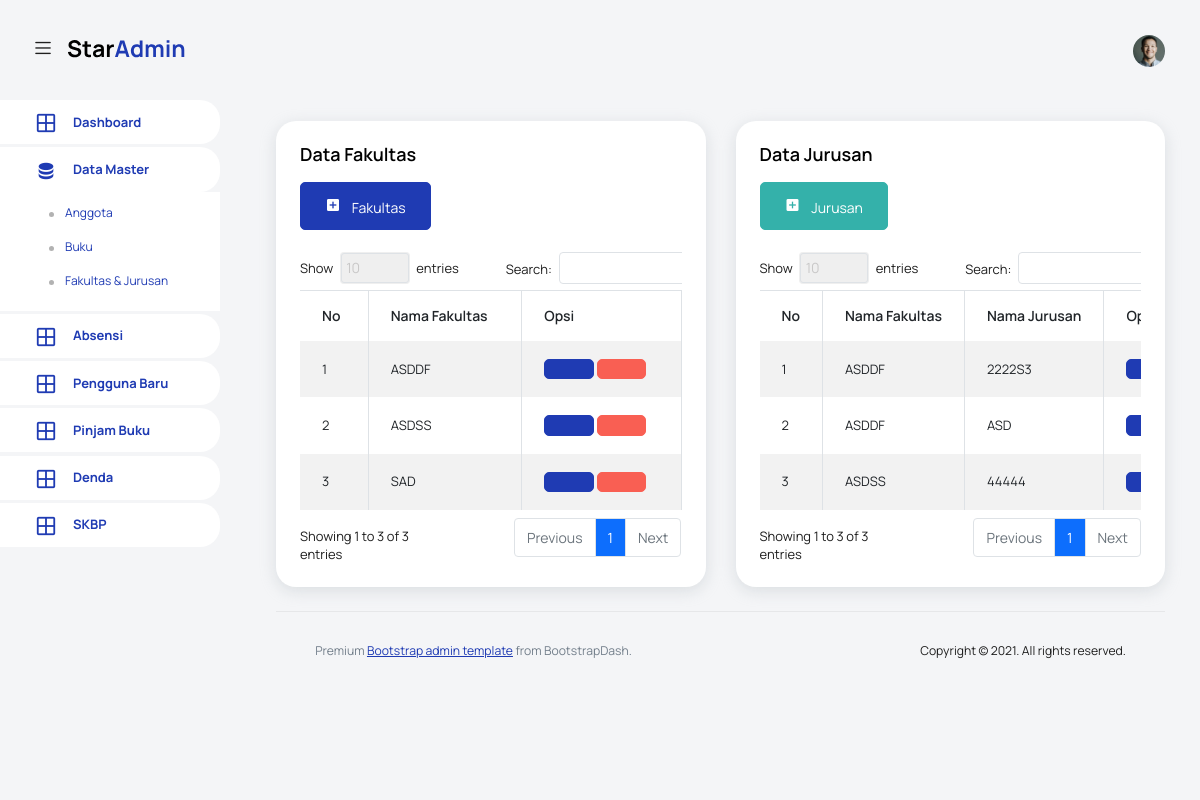
The page /pages/fakultas/index.php on the database as committed earlier.
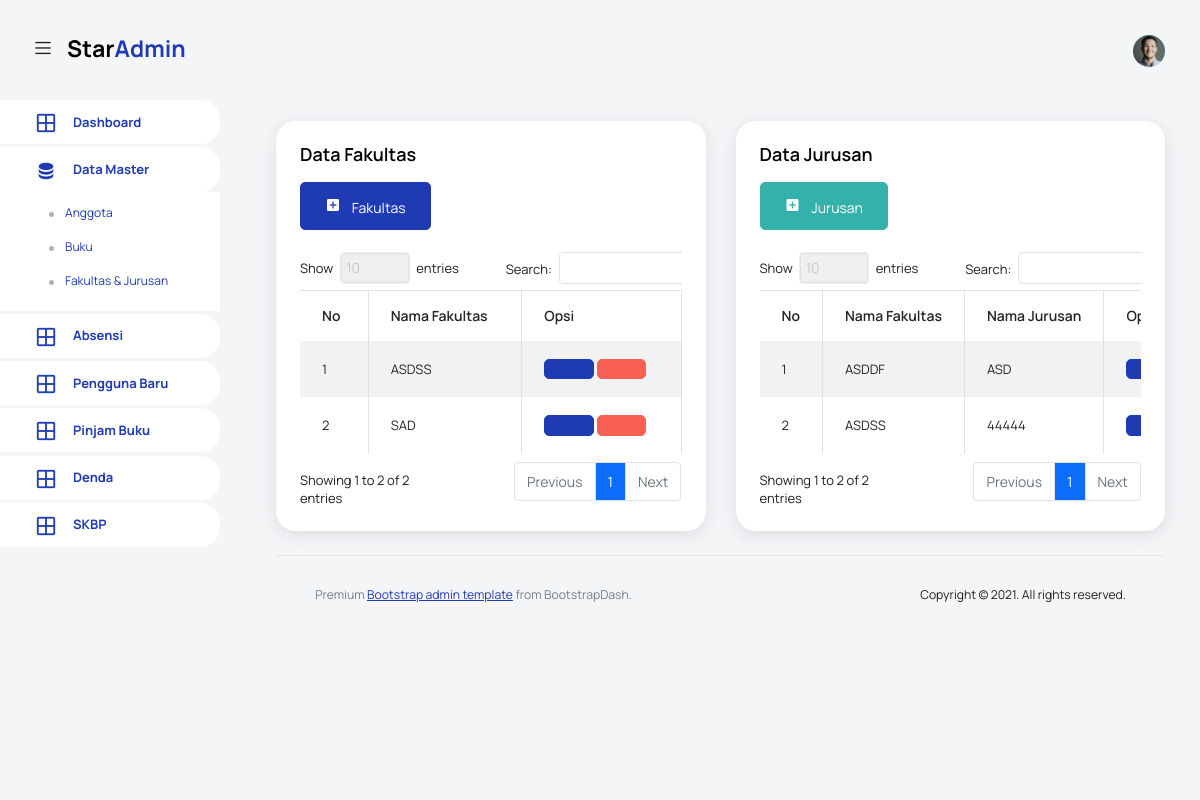
The same page on the database as committed later.
### tables this page shows
CREATE TABLE `fakultas` (
  `id` int(11) NOT NULL,
  `nama` varchar(40) NOT NULL
);

CREATE TABLE `jurusan` (
  `id` int(11) NOT NULL,
  `fklts` varchar(40) NOT NULL,
  `jrsn` varchar(40) NOT NULL
);

### config/function-fakultas.php (the view, shortened to what this page needs)
<?php
function list_fakultas(){
    include 'koneksi.php';
    $sql = "SELECT * FROM `fakultas`";
    $result = $conn->query($sql);
    $i = 0;
    while ($row = $result->fetch_assoc()) {
        $i++;
        echo "<tr>
                    <td>" . $i . "</td>
                    <td>".strtoupper($row['nama'])."</td>
                    <td>
                      <button type='button' class='btn btn-primary btn-icon-text' onClick='editFakultas" . $row['id'] . "()'><i class='ti-pencil'></i></button>
                            <div class='modal fade' id='editFakultas" . $row['id'] . "' tabindex='-1' role='dialog' aria-labelledby='editFakultasLabel' aria-hidden='true'>
                                        <input class='form-control' type='hidden' name='id' id='id' value='". $row['id']."'>
                                        <input class='form-control' type='text' name='fakultas' id='fakultas' value='" . $row['nama'] . "'>
                            </div>
                         function editFakultas" . $row['id'] . "(){
                        $('#editFakultas" . $row['id'] . "').modal('show');
                      <a href=index.php?hapusf=" . $row['id'] . " type='submit' class='btn btn-danger btn-icon-text hapus_fakultas'><i class='ti-trash'></i></a>
                    </td>
                 ";
        }
        echo " </tr>";
}
function list_jurusan()
{
    include 'koneksi.php';
    $sql = "SELECT * FROM `jurusan`";
    $result = $conn->query($sql);
    $i = 0;
    while ($row = $result->fetch_assoc()) {
        $i++;
        echo "<tr>
                    <td>" . $i . "</td>
                    <td>".strtoupper($row['fklts'])."</td>
                    <td>".strtoupper($row['jrsn'])."</td>
                    <td>
                      <button type='button' class='btn btn-primary btn-icon-text' onClick='editJurusan". $row['id']."()'><i class='ti-pencil'></i></button>
                        <div class='modal fade' id='editJurusan" . $row['id'] . "' tabindex='-1' role='dialog' aria-labelledby='editJurusanLabel' aria-hidden='true'>
                                    <input class='form-control' type='text' name='jurusan' id='jurusan' value='" . $row['fklts'] . "'  disabled>
                                    <input class='form-control' type='text' name='jurusan' id='jurusan' value='". $row['jrsn']."' >
                                    <input class='form-control' type='hidden' name='id' id='id' value='" . $row['id'] . "' >
                        </div>
                          function editJurusan" . $row['id'] . "(){
                            $('#editJurusan" . $row['id'] . "').modal('show');
                      <a  href=index.php?hapusj=" . $row['id'] . " type='submit'  class='btn btn-danger btn-icon-text hapus_jurusan'><i class='ti-trash'></i></a>
                    </td>
                 ";
    }
    echo " </tr>";
}
?>

### pages/fakultas/index.php (shortened to what this page needs)
<?php
include '../../template/header.php';
include '../../template/sidebar.php';
include '../../config/function-fakultas.php';
?>
<div class="main-panel">
  <div class="content-wrapper">
    <div class="row">
      <div class="col-lg-6 grid-margin stretch-card">
        <div class="card">
          <div class="card-body">
            <h4 class="card-title">Data Fakultas</h4>
            <a href="javascript:void(0)" class="btn btn-primary btn-icon-text btn-md mt-0" onClick="addFakultas()">
              <i class="mdi mdi-plus-box btn-icon-prepend"></i> Fakultas
            </a>
            <br>
            <br>
            <div class="table-responsive">
              <table class="table table-striped table-bordered" id="fakultas">
                <thead>
                  <tr>
                    <th>No</th>
                    <th>Nama Fakultas</th>
                    <th>Opsi</th>
                  </tr>
                </thead>
                <tbody>
                <?php list_fakultas(); ?>
                </tbody>
              </table>
            </div>
          </div>
        </div>
      </div>
      <div class="col-lg-6 grid-margin stretch-card">
        <div class="card">
          <div class="card-body">
            <h4 class="card-title">Data Jurusan</h4>
            <a href="javascript:void(0)" class="btn btn-success btn-icon-text btn-md mt-0" onClick="addJurusan()">
              <i class="mdi mdi-plus-box btn-icon-prepend"></i> Jurusan
            </a>
            <br>
            <br>
            <div class="table-responsive">
              <table class="table table-striped table-bordered" id="jurusan">
                <thead>
                  <tr>
                    <th>No</th>
                    <th>Nama Fakultas</th>
                    <th>Nama Jurusan</th>
                    <th>Opsi</th>
                  </tr>
                </thead>
                <tbody>
              <?php list_jurusan(); ?>
                </tbody>
              </table>
            </div>
          </div>
        </div>
      </div>
    </div>
<?php
include '../../template/footer.php';
?>

Rows that differ between the two databases and show on the page:
removed fakultas: nama "ASDDF"
removed jurusan: fklts "ASDDF", jrsn "2222S3"
Other text that changed with them:
text written by a page script: "Show entries Search: Showing 1 to 3 of 3 entries Previous 1 Next" → "Show entries Search: Showing 1 to 2 of 2 entries Previous 1 Next"
